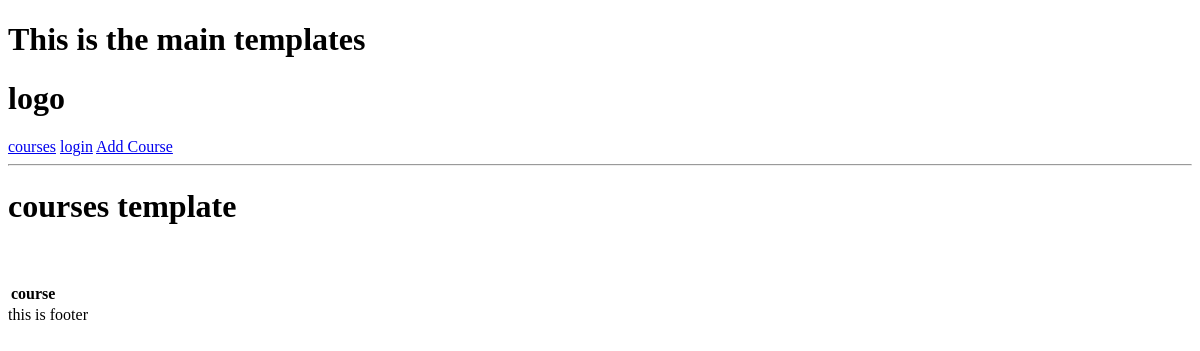
Before: / with the older database file.
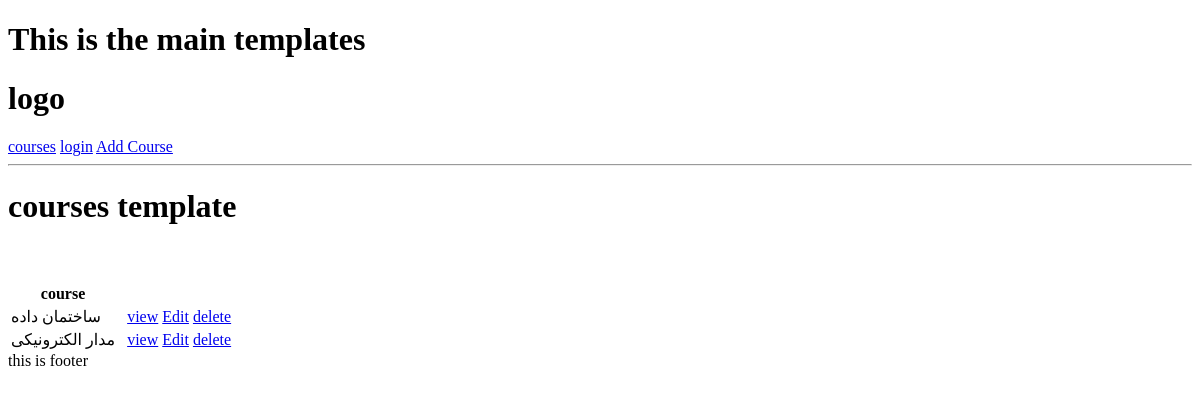
After: the same page with the newer database file.
### courses/models.py (models this page shows, shortened)
class Course(models.Model):
    name = models.CharField(max_length=200)
    class_time = models.DateTimeField(blank=True, null=True)
    class_location = models.CharField(max_length=200, blank=True, null=True)
    exam_time = models.DateTimeField(blank=True, null=True)
    status = models.BooleanField()
    created = models.DateTimeField(auto_now_add=True)
    id = models.UUIDField(default=uuid.uuid1,
                          primary_key=True, unique=True, editable=False)

### courses/views.py (the view)
# urls.py: path('', views.courses, name='courses'),
def courses(request):
    courses = Course.objects.all()
    return render(request, 'courses/courses.html',  {'courses': courses})

### courses/templates/courses/courses.html
{% extends 'main.html' %} {% block content %}
<h1>courses template</h1>
<br />
<br />
<table>
  <tr>
    <th>course</th>
    <th></th>
    <th></th>
    <th></th>
    <th></th>
    <th></th>
  </tr>
  {% for course in courses %}
  <tr>
    <td>{{course.name}}</td>
    <td></td>
    <td></td>
    <td><a href="{% url 'course' course.id %}">view</a></td>
    <td><a href="{% url 'update-course' course.id %}">Edit</a></td>
    <td><a href="{% url 'delete-course' course.id %}">delete</a></td>
  </tr>
  {% endfor %}
</table>
{% endblock content %}

### templates/main.html (shortened to what this page needs)
<!DOCTYPE html>
<html>
  <head>
  </head>
  <body>
    <h1>This is the main templates</h1>
    {% include 'navbar.html' %} {% block content %} {% endblock content %}
    <footer>this is footer</footer>
  </body>
</html>

### templates/navbar.html
<h1>logo</h1>
<a href="{% url 'courses' %}">courses</a>
<a href="{% url 'login' %}">login</a>
<a href="{% url 'create-course' %}">Add Course</a>
<hr />

Changed rows visible on the page:
added Course: name "ساختمان داده"
added Course: name "مدار الکترونیکی"
